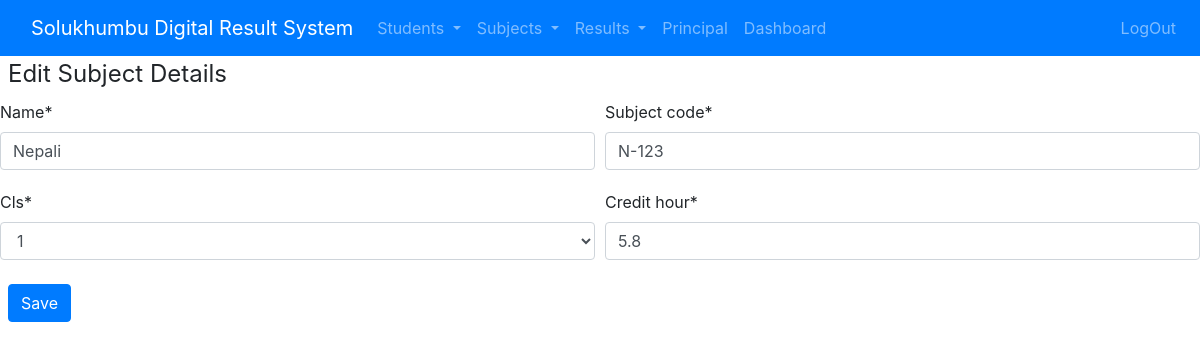
/home/subject/update/1/ (signed in), run on the app's committed database.
### student/models.py (models this page shows, shortened)
class Subject(models.Model):
    name = models.CharField(max_length=255)
    cls = models.CharField(max_length=10, choices = CLS_CHOICES, default=10)
    subject_code = models.CharField(max_length=10)
    credit_hour = models.FloatField(max_length=10)

### student/views.py (the view)
# urls.py: path('home/subject/update/<int:pk>/', views.subject_update,name='subject_update'),
@login_required
def subject_update(request, pk):
    template = 'subject/subject_update.html'
    subject = get_object_or_404(Subject, pk=pk)
    form = SubjectForm(request.POST or None, instance=subject)
    if form.is_valid():
        form.save()
        return redirect('home')
    context = {"form": form}
    return render(request, template, context)

### student/forms.py
class SubjectForm(forms.ModelForm):
    class Meta:
        model = Subject
        fields = ['name','cls','subject_code','credit_hour']

### student/templates/subject/subject_update.html (shortened to what this page needs)
{% extends 'student/base.html' %}
{% block content %}
        {% load crispy_forms_tags %}
        <div >
            <form method="post">
                <legend class="w-auto px-2"> Edit Subject Details</legend>
                <div class="form-row">
                    <div class="form-group col-md-6 mb-1">
                      {{ form.name|as_crispy_field }}
                    </div>
                    <div class="form-group col-md-6 mb-0">
                      {{ form.subject_code|as_crispy_field }}
                    </div>
                    <div class="form-group col-md-6 mb-0">
                        {{ form.cls|as_crispy_field }}
                      </div>
                      <div class="form-group col-md-6 mb-0">
                        {{ form.credit_hour|as_crispy_field }}
                      </div>
                </div>
                <button type="submit" name="create-detail" class="m-2 btn btn-primary">Save</button>
        </form>
    </body>
    {% endblock content %}

### data on the page
Subject: name "Nepali", subject_code "N-123", cls "1", credit_hour "5.8"
